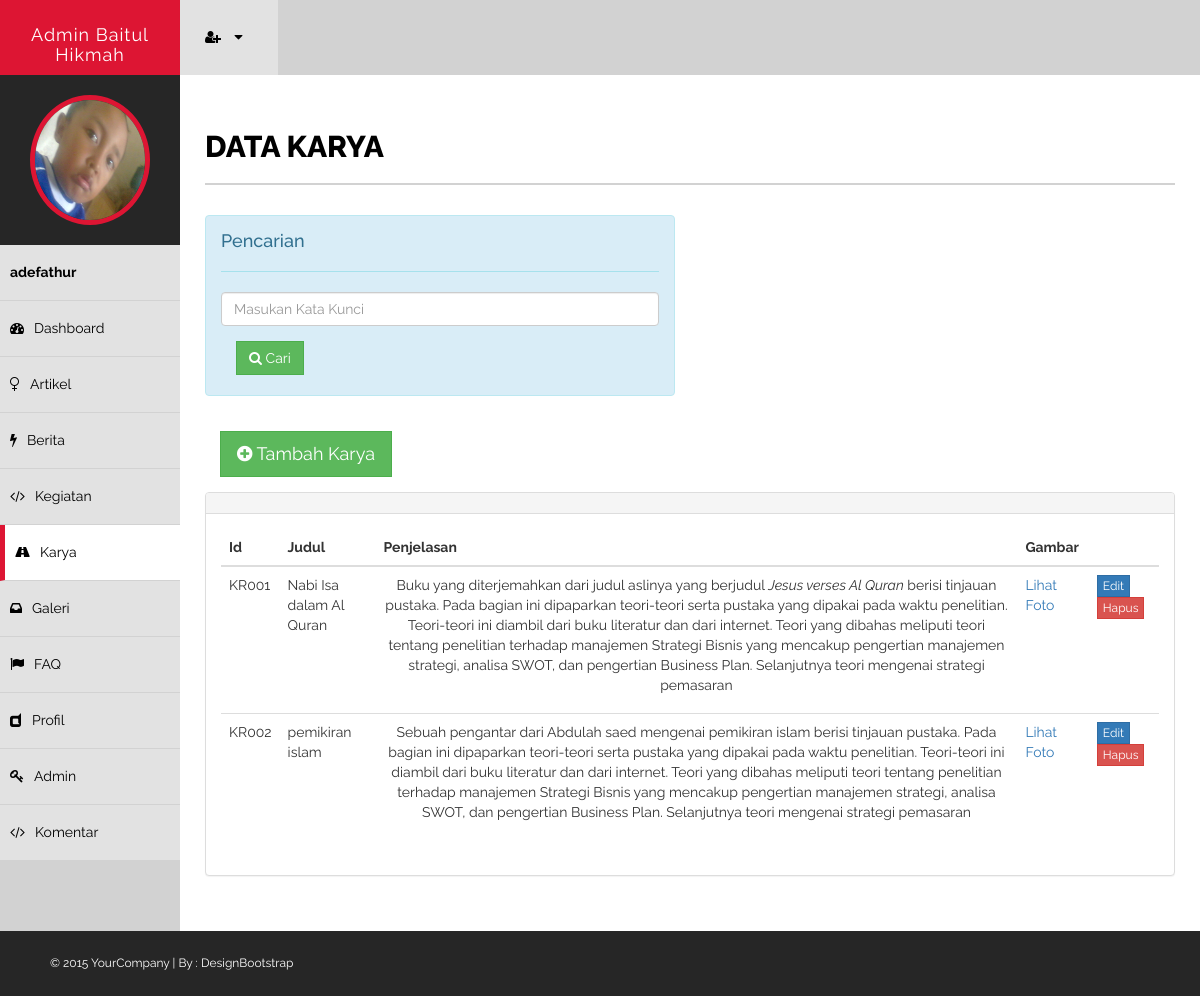
Screenshot of /kontrol/admin/karya.php (signed in) with the database file from the repository.
### tables this page shows
CREATE TABLE IF NOT EXISTS `tb_adm` (
  `user_adm` varchar(20) NOT NULL,
  `pass_adm` varchar(50) NOT NULL,
  `nama_adm` varchar(35) NOT NULL,
  `level_adm` varchar(10) NOT NULL,
  `gambar_adm` varchar(50) NOT NULL
);

CREATE TABLE IF NOT EXISTS `tb_karya` (
  `id_karya` varchar(5) NOT NULL,
  `judul_karya` varchar(30) NOT NULL,
  `jelas_karya` text NOT NULL,
  `gbr_karya` varchar(50) NOT NULL
);

### kontrol/admin/karya.php (the view, shortened to what this page needs)
<?php
include '../database.php';
$usern=$_SESSION['username'];
$res=mysql_query("select * from tb_adm where user_adm='".$usern."'");
$arai=mysql_fetch_array($res);
$man=$arai['gambar_adm'];
?>
<!DOCTYPE html>
<html xmlns="http://www.w3.org/1999/xhtml">
<head>
    <link href="assets/css/bootstrap.css" rel="stylesheet" />
    <link href="assets/css/font-awesome.css" rel="stylesheet" />
    <link href="assets/css/style.css" rel="stylesheet" />
</head>
<body>
    <div id="wrapper">
        <nav class="navbar navbar-default navbar-cls-top " role="navigation" style="margin-bottom: 0">
            <div class="navbar-header">
                <a  class="navbar-brand" href="index.php">Admin Baitul Hikmah
                </a>
            </div>
            <div class="notifications-wrapper">
<ul class="nav">
                <li class="dropdown">
                    <a class="dropdown-toggle" data-toggle="dropdown" href="#">
                        <i class="fa fa-user-plus"></i>  <i class="fa fa-caret-down"></i>
                    </a>
                </li>
            </ul>
            </div>
        </nav>
        <nav  class="navbar-default navbar-side" role="navigation">
            <div class="sidebar-collapse">
                <ul class="nav" id="main-menu">
                    <li>
                        <div class="user-img-div">
                            <img src="gmb/admin/<?php echo $man ?>" class="img-circle" width="120px" hight="150px" />
                        </div>
                    </li>
                     <li>
                        <a  href="#"> <strong> <?php echo $_SESSION['username'] ?> </strong></a>
                    </li>
                    <li>
                        <a  href="index.php"><i class="fa fa-dashboard "></i>Dashboard</a>
                    </li>
                    <li>
                        <a href="artikel.php"><i class="fa fa-venus "></i>Artikel </a>
                    </li>
                    <li>
                        <a href="berita.php"><i class="fa fa-bolt "></i>Berita</a>
                    </li>
                     <li>
                        <a href="kegiatan.php"><i class="fa fa-code "></i>Kegiatan</a>
                    </li>
                    <li>
                        <a class="active-menu" href="karya.php"><i class="fa fa-road "></i>Karya</a>
                    </li>
                    <li>
                        <a href="galeri.php"><i class="fa fa-inbox "></i>Galeri</a>
                    </li>
                    <li>
                        <a href="faq.php"><i class="fa fa-flag "></i>FAQ</a>
                    </li>
                   <li>
                        <a href="profil.php"><i class="fa fa-dashcube "></i>Profil</a>
                    </li>
                    <li>
                        <a href="admin.php"><i class="fa fa-key "></i>Admin</a>
                    </li>
                    <li>
                        <a href="komentar.php"><i class="fa fa-code "></i>Komentar</a>
                    </li>
                </ul>
            </div>
        </nav>
        <div id="page-wrapper" class="page-wrapper-cls">
            <div id="page-inner">
                <div class="row">
                    <div class="col-md-12">
                        <h1 class="page-head-line">Data Karya</h1>
                    </div>
                </div>
                <div class="row">
                <div class="col-md-6">
                <div class="alert  alert-info">
                    <div class="current-notices">
                            <h4>Pencarian</h4>
                    <hr />
                           <form method="post">
                            <input type="text" class="form-control" id="cariArtikel" name="cari_art" placeholder="Masukan Kata Kunci" />
                            <button class="btn btn-success" id="cari" name="cari" value="Cari"><i class="fa fa-search"></i> Cari</button>
                            </form>
                        </div>
                        </div>
                    </div>
                    </div>
                        <a href="input_karya.php" class="btn btn-success btn-lg" id="tambah"><i class="fa fa-plus-circle"></i> Tambah Karya</a>
                    <div class="panel panel-default">
                        <div class="panel-heading">
                        </div>
                        <div class="panel-body">
                            <div class="table-responsive">
                                <table class="table table-hover">
                                    <thead>
                                        <tr>
                                            <th>Id</th>
                                            <th>Judul</th>
                                            <th>Penjelasan</th>
                                            <th>Gambar</th>
                                            <th></th>
                                        </tr>
                                    </thead>
                                    <tbody>
                                    <?php
                                        $input_cari = @$_POST['cari_art'];
                                        $cari = @$_POST['cari'];
                                        if($cari) {
                                        if($input_cari != "") {
                                        $sql = mysql_query("select *from tb_karya where id_karya LIKE '%$input_cari%' or judul_karya LIKE '%$input_cari%' or jelas_karya LIKE '%$input_cari%' or gbr_karya LIKE '%$input_cari%'") or die (mysql_error());
                                        } else {
                                        $sql = mysql_query("select *from tb_karya") or die (mysql_error());
                                        }
                                        } else {
                                        $sql = mysql_query("select *from tb_karya") or die (mysql_error());
                                        }
                                       $cek = mysql_num_rows($sql);
                                       if($cek < 1) {
                                        ?>
                                        <tr>
                                          <td colspan="7" align="center style="padding:10px;""> Data Tidak Ditemukan</td>
                                         </tr>
                                    <?php
                                }else{
                                      while ($baris = mysql_fetch_array($sql)) {
                                    ?>
                                        <tr>
                                            <td><?php echo $baris['id_karya']; ?></td>
                                            <td><?php echo $baris['judul_karya']; ?></td>
                                            <td><?php echo $baris['jelas_karya']; ?></td>
                                            <td><a href="gmb/karya/<?php echo $baris['gbr_karya'] ?>" target="_blank">Lihat Foto</a></td>
                                            <td><a href="edit_karya.php?id=<?php echo $baris['id_karya']; ?>" class="btn btn-primary btn-xs">Edit</a>
                                            <a href="#" data-href="hapus_karya.php?id=<?php echo $baris['id_karya']; ?>" class="btn btn-danger btn-xs" data-toggle="modal" data-target="#confirm-delete">Hapus</a></td>
                                        </tr>
                                        <?php
                                    }
                                }
                                    ?>
                                    </tbody>
                                </table>
                            </div>
                        </div>
                    </div>
    </div>
    </div>
    <footer >
        &copy; 2015 YourCompany | By : <a href="http://www.designbootstrap.com/" target="_blank">DesignBootstrap</a>
    </footer>
</body>
</html>

### kontrol/admin/assets/css/style.css (style rules this page uses)
body { font-family: 'Raleway', sans-serif; line-height:25px; font-size:14px; }
#wrapper { width: 100%; background: #d2d2d2; }
#page-wrapper { padding: 15px 15px; min-height: 800px; background: #fff; }
#page-inner { width: 100%; margin: 10px 20px 10px 0px; background-color: #fff!important; padding: 10px; min-height: 800px; }
.page-head-line { font-size: 30px; text-transform: uppercase; color: #000; font-weight: 800; padding-bottom: 20px; border-bottom: 2px solid #d2d2d2; margin-bottom: 30px; }
.btn { border-radius:0px!important; -moz-border-radius:0px!important; -webkit-border-radius:0px!important; }
.navbar-cls-top .navbar-brand { color: #fff; background: #DD1533; width: 180px; text-align: center; height: 75px; font-size: 18px; letter-spacing: 1px; padding-top: 25px; }
.user-img-div { min-height: 130px; padding: 20px; background-color: #262626; text-align:center; }
.user-img-div img { height: 130px; border: 5px solid #DD1533; }
.active-menu { background-color: #fff!important; border-left: 5px solid #DD1533; }
.sidebar-collapse, .sidebar-collapse .nav { background: none; }
.sidebar-collapse .nav { padding: 0; }
.sidebar-collapse .nav > li > a { color: #000; background: #E2E2E2; text-shadow: none; border-bottom: 1px solid #D2D2D2; }
.sidebar-collapse > .nav > li > a { padding: 15px 10px; }
.navbar-side { border: none; background-color: #202020; }
.navbar-cls-top { background: #262626; border-bottom: none; }
.navbar-default { border: 0px solid black; }
.navbar-header { background: #000000; }
.nav > li > a > i { margin-right: 10px; }
.notifications-wrapper { margin-left:3px; }
.notifications-wrapper .nav { background-color: #D2d2d2; }
.notifications-wrapper li { display: inline-block; }
.notifications-wrapper li a { padding: 25px; min-height: 50px; }
.notifications-wrapper .nav > li > a { background-color: #E2E2E2; color:#000; }
footer { background-color:#262626; padding:20px 50px; color:#fff; font-size:12px; }
footer a { color:#fff; }
@media (min-width:768px) { .page-wrapper-cls { margin: 0 0 0 180px; } }
@media (min-width:768px) { .navbar-side { z-index: 1; position: absolute; width: 180px; } }
@media (min-width:768px) { .navbar { border-radius: 0px; } }

### rows the page displays
tb_adm: gambar_adm (picture)
tb_karya: id_karya "KR001", judul_karya "Nabi Isa dalam Al Quran", jelas_karya "Buku yang diterjemahkan dari judul aslinya yang berjudul Jesus verses Al Quran berisi tinjauan pustaka. Pada bagian ini dipaparkan teori-teori serta pustaka yang dipakai pada waktu penelitian. Teori-teori ini diambil dari buku literatur dan dari internet. Teori yang dibahas meliputi teori tentang penelitian terhadap manajemen Strategi Bisnis yang mencakup pengertian manajemen strategi, analisa SWOT, dan pengertian Business Plan. Selanjutnya teori mengenai strategi pemasaran"
tb_karya: id_karya "KR002", judul_karya "pemikiran islam", jelas_karya "Sebuah pengantar dari Abdulah saed mengenai pemikiran islam berisi tinjauan pustaka. Pada bagian ini dipaparkan teori-teori serta pustaka yang dipakai pada waktu penelitian. Teori-teori ini diambil dari buku literatur dan dari internet. Teori yang dibahas meliputi teori tentang penelitian terhadap manajemen Strategi Bisnis yang mencakup pengertian manajemen strategi, analisa SWOT, dan pengertian Business Plan. Selanjutnya teori mengenai strategi pemasaran"

### other values shown
$_SESSION['username'] "adefathur"
